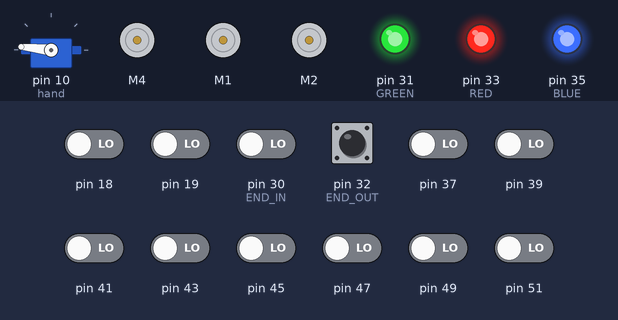
Bench run of a sketch on a simulated Arduino Mega 2560, built with avr-gcc and run on an emulated ATmega2560. Parts: servo, 3 × DC motor (green arrow = forward, orange = backward, longer = faster), output pins drawn as LEDs (lit = HIGH). The inputs (shaded band) are chosen by the test bench; at power-on: pin 32 (END_OUT) HIGH, pin 18, pin 19, pin 30 (END_IN), pin 37, pin 39, pin 41, pin 43, pin 45, pin 47, pin 49, pin 51 LOW.

Above: at 17.3 s.
17.4 s: pin 30 (END_IN) driven HIGH
At 17.9 s:
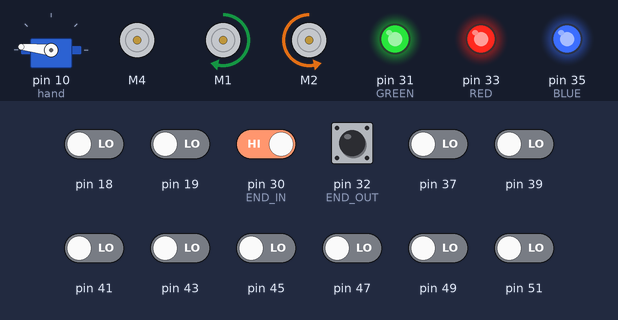
18.9 s: pin 37 driven HIGH
At 19.9 s:
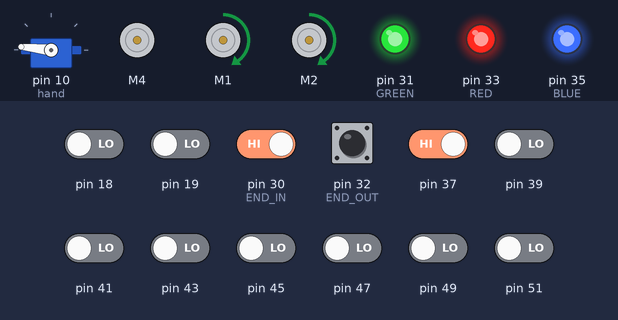
Timing chart, 0 to 21.9 s (numbered marks = the images above; inputs shaded):
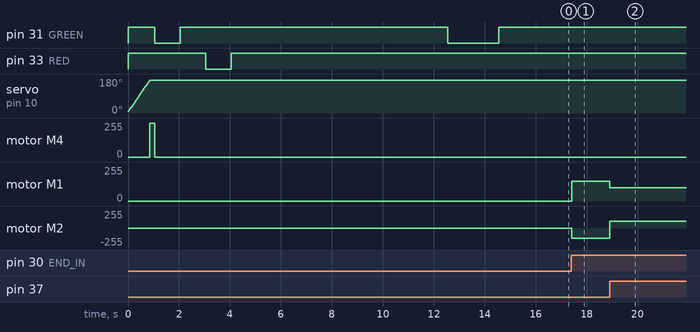

Measured:
- after the input at 17.4 s, motor M1: stopped → forward 150/255 at once; motor M2: stopped → backward 150/255 at once
- after the input at 18.9 s, motor M1: forward 150/255 → forward 100/255 at once; motor M2: backward 150/255 → forward 100/255 at once

The sketch:

Robofest2020cop.ino
```cpp
/*программа на заряд 8.2v

*/
#include <QTRSensors.h>
#include <AFMotor.h>
#include <Wire.h>
#include "Adafruit_TCS34725.h"
#include <TimerThree.h>
#include <Servo.h>

Adafruit_TCS34725 tcs = Adafruit_TCS34725(TCS34725_INTEGRATIONTIME_50MS, TCS34725_GAIN_4X);
Servo hand;
#define END_IN 30
#define END_OUT 32
#define NUM_SENSORS 8
#define gray 400 //400
#define RED 33
#define GREEN 31
#define BLUE 35
#define CLOSE 7//7
#define OPEN 175
#define TIMEOUT 2500 // waits for 2500 microseconds for sensor outputs to go low
#define EMITTER_PIN 15 // emitter is controlled by digital pin 2
enum TypeCube {
  BIG_WHITE, //большой белый
  BIG_BLACK,//большой черный
  SMALL_WHITE,//маленький белый
  SMALL_BLACK,//маленький черный
  SMALL,
};

enum mode {FAST, SLOW};
enum direction {OUT, IN};
unsigned long rightCount = 0, leftCount = 0;

float error_old = 0, It_old = 0, speedDC = 100, maxSpeed = 150, error = 0;
float Kp = 80;
float Ki = 0.005;
float Kd = 600;
float slow = 1.2;
AF_DCMotor motorRight(1);
AF_DCMotor motorLeft(2);
AF_DCMotor balka(4);
QTRSensorsRC qtrrc((unsigned char[]) {
  37, 39, 41, 43, 45, 47, 49, 51
},
NUM_SENSORS, TIMEOUT, EMITTER_PIN);
unsigned int sensorValues[NUM_SENSORS];
TypeCube cubes[10];
int x = 0;
int y = 0;

boolean stopCross = false;
boolean stopCube = false;

void preSetup();

void setup() {

  preSetup();
  /*while(1){
    getTypeCube();
    //delay(1000);
    }*/

  balkaMove(OUT);
  kalibrovka();
  while (!digitalRead(END_IN)) {
    ;
  }

  //goOutStart();

  lineDetectLeft();
  //method1(BIG_WHITE);
  //  for (int i = 0; i < 10; ++i) {
  //    goToCubeLeft();
  //    stopLeft(SLOW);
  //    goDistLineLeft(10);
  //    while (getCubeLeft()) {
  //      lineDetectLeft();
  //    }
  //    stopLeft(FAST);
  //    getTypeCube();
  //    delay(1000);
  //    goDistLineLeft(20);
  //  }
  // method2(BIG_WHITE); //возит по два цвета
  //method2(BIG_BLACK);
}


void loop() {
  ;
}

TypeCube getTypeCube() {
  uint16_t clear, red, green, blue;
  delay(100);
  tcs.getRawData(&red, &green, &blue, &clear);
  //  Serial2.print("c1=");
  //  Serial2.print(clear);

  uint16_t clear_new, red_new, green_new, blue_new;

  for (int i = 0; i < 4; i++) {
    tcs.getRawData(&red_new, &green_new, &blue_new, &clear_new);
    clear = 0.5 * clear + 0.5 * clear_new;
    red = 0.5 * red + 0.5 * red_new;
    green = 0.5 * green + 0.5 * green_new;
    blue = 0.5 * blue + 0.5 * blue_new;
  }
  Serial.print("  c2=");
  Serial.println(clear);
  if (clear < 250) {
    //blink(RED, 100);
    return SMALL_BLACK;
  }
  if (clear < 900) {
    blink(GREEN, 1000);
    return BIG_BLACK;
  }
  if (clear < 2000) {
    blink(RED, 1000);
    return SMALL_WHITE;
  }

  blink(BLUE, 1000);
  return BIG_WHITE;

}

void goOutStart() {
  handClose();
  delay(1000);
  goDistLeft(100);
  delay(500);
  goToCrossLeft();
  delay(500);
  goDistLineLeft(90);
  stopLeft(FAST);
  delay(500);
  turn(90);
  goDistLineLeft(90);
  stopLeft(FAST);
}

void handClose() {
  for (int i = OPEN; i > CLOSE; i--) {
    hand.write(i);
    delay(2);
  }
  delay(80);
  //hand.detach();
}

void preSetup() {
  pinMode(END_IN, INPUT);
  pinMode(END_OUT, INPUT);
  pinMode(RED, OUTPUT);
  pinMode(GREEN, OUTPUT);
  pinMode(BLUE, OUTPUT);
  digitalWrite(RED, 1);
  digitalWrite(GREEN, 1);
  digitalWrite(BLUE, 1);


  attachInterrupt(4, rightMotor, CHANGE);
  attachInterrupt(5, leftMotor, CHANGE);
  Serial.begin(9600);
  Serial2.begin(9600);
  tcs.begin();
  hand.attach(10);
  handOpen();
}

void takeFirst() {
  handOpen();
  balkaMove(IN);
  handClose();
  balkaMove(OUT);
}

void pop() {
  balkaMove(IN);
  handOpen();
  balkaMove(OUT);
}

void method1(TypeCube type) {
  int count = 0;
  stopCross = false;
  stopCube = false;
  while (!stopCross) {
    stopCross = false;
    stopCube = false;
    speedDC = 150;
    lineDetectLeft();
    goToCrossCubeLeft();
    if (stopCube) {
      stopLeft(SLOW);
      goDistLineLeft(10);
      while (getCubeLeft()) {
        lineDetectLeft();
      }
      stopLeft(FAST);
      if (getTypeCube() == type) {
        count++;
        if (count == 1) {
          takeFirst();
          goDistLineLeft(20);
          stopCube = false;
        } else {
          takeFirst();
          maxSpeed = 255;
          goToCrossLeft();
          goDistLineLeft(90);
          turn(-120);
          delay(1000);
          goToCrossLeft();
          turn(-90);
          delay(1000);
          pop();
          delay(1000);
          turn(-90);
          delay(1000);
          goToCrossLeft();
          goDistLineLeft(90);
          turn(-130);
          delay(1000);
          maxSpeed = 120;
          goDistLineLeft(90);
          handClose();
          stopCross = false;
          stopCube = false;
          count = 0;
        }
      } else {
        goDistLineLeft(90);
      }
    } else {
      if (count > 0) {
        goDistLineLeft(90);
        turn(-120);
        delay(1000);
        goToCrossLeft();
        turn(-90);
        delay(1000);
        pop();
        delay(1000);
        turn(-90);
        delay(1000);
        goToCrossLeft();
        goDistLineLeft(90);
        turn(-130);
        delay(1000);
        maxSpeed = 120;
        goDistLineLeft(90);
        handClose();
      }
      stopCross = true;
      stopCube = true;
    }
  }
}
void rightMotor()
{
  rightCount++;
}

void leftMotor()
{
  leftCount++;
}

void zeroMotor() {
  rightCount = 0;
  leftCount = 0;
}

void handOpen() {
  for (int i = CLOSE; i < OPEN; i++) {
    hand.write(i);
    delay(5);
  }
  // delay(50);
}

void balkaMove(direction d) {
  switch (d) {
    case OUT:
      balka.run(FORWARD);
      balka.setSpeed(255);
      while (!digitalRead(END_OUT)) {
        ;
      }
      break;
    case IN:
      balka.run(BACKWARD);
      balka.setSpeed(255);
      while (!digitalRead(END_IN)) {
        ;
      }
      break;
  }
  delay(200);
  balka.run(RELEASE);
}

void testStart() {

  // test();

  //testPidLeft();
  //testLed();
  //  while (1) {
  //    lineDetectLeft();
  //  }
  //goToCrossCubeLeft();
  //testColorSensor();
  // test();
  // motorTest();
}

void lineDetectLeft() {

  float du = pidLeft();
  //  speedDC = speedDC - 0.01 * abs(du);
  //  if (speedDC < 90) speedDC = 90;
  //  if (speedDC < maxSpeed) speedDC = speedDC + 1.2;

  double v1 = speedDC - du;
  double v2 = speedDC + du;
  if (v1 < 10) v1 = 10;
  if (v2 < 10) v2 = 10;
  if (v1 > maxSpeed) v1 = maxSpeed;
  if (v2 > maxSpeed) v2 = maxSpeed;
  motorRight.run(FORWARD);
  motorLeft.run(FORWARD);
  motorRight.setSpeed(v1);
  motorLeft.setSpeed(v2);
}

float pidLeft() {
  float Pt = 0, It = 0, Dt = 0;
  boolean flag = true;
  error = qtrrc.readLine(sensorValues) / 1000.0 - 3.5;
  while ((sensorValues[0] < gray && sensorValues[1] < gray && sensorValues[2] < gray && sensorValues[3] < gray && sensorValues[4] < gray && sensorValues[5] < gray && sensorValues[6] < gray && sensorValues[7] < gray)) {
    if (error_old > 0) {
      motorRight.run(BACKWARD);
      motorLeft.run(FORWARD);
      motorLeft.setSpeed(150);
      motorRight.setSpeed(150);
    }
    else {
      motorRight.run(FORWARD);
      motorLeft.run(BACKWARD);
      motorLeft.setSpeed(150);
      motorRight.setSpeed(150);
    }
    error = qtrrc.readLine(sensorValues);

    It_old = 0;
    flag = false;
  }
  motorRight.run(FORWARD);
  motorLeft.run(FORWARD);
  Pt = Kp * error;
  It = It_old + Ki * error;
  if (It > 100) {
    It = 100;
  }
  if (It < -100) {
    It = -100;
  }
  It_old = It;
  Dt = Kd * (error - error_old);
  error_old = error;
  return Pt + It + Dt;
}
void blink(byte pin,  int t) {
  ledTurn(pin, 0);
  delay(t);
  ledTurn(pin, 1);
  delay(t);
}

void testLed() {
  while (1) {
    ledTurn(RED, LOW);
    delay(1000);
    ledTurn(RED, HIGH);
    delay(1000);

    ledTurn(GREEN, LOW);
    delay(1000);
    ledTurn(GREEN, HIGH);
    delay(1000);

    ledTurn(BLUE, LOW);
    delay(1000);
    ledTurn(BLUE, HIGH);
    delay(1000);
  }
}
void ledTurn(byte pin, boolean value) {
  digitalWrite(pin, value);
}
void kalibrovka() {
  blink(GREEN, 1000);
  blink(RED, 1000);
  for (int i = 0; i < 300; i++) // make the calibration take about 10 seconds
  {
    qtrrc.calibrate(); // reads all sensors 10 times at 2500 us per read (i.e. ~25 ms per call)
  }
  blink(GREEN, 2000);

}

void goToCrossCubeLeft() {
  stopCube = false;
  stopCross = false;
  lineDetectLeft();
  lineDetectLeft();
  lineDetectLeft();

  while (!stopCube && !stopCross) {
    lineDetectLeft();
    stopCross = getCrossLeft();
    stopCube = getCubeLeft();
  }
  stopLeft(FAST);
}


void goToCrossLeft() {
  lineDetectLeft();
  lineDetectLeft();
  stopCross = false;
  while (!stopCross) {
    lineDetectLeft();
    stopCross = getCrossLeft();
    // stopCube = getCubeLeft();
  }

  stopLeft(FAST);
  motorRight.run(RELEASE);
  motorLeft.run(RELEASE);
}


void goToCubeLeft() {
  lineDetectLeft();
  lineDetectLeft();
  stopCube = false;
  while (!stopCube) {
    lineDetectLeft();
    stopCross = getCrossLeft();
    stopCube = getCubeLeft();
  }
}


boolean getCrossLeft() {
  qtrrc.readCalibrated(sensorValues);
  int s = 0;
  for (int i = 0; i < 8; i++) {
    s += sensorValues[i];
  }
  if (s > 7500) return true;
  else return false;
}

boolean getCubeLeft() {

  x = 0.5 * x + 0.5 * analogRead(A15);
  return  x > 80;
}

void stopLeft(mode m) {
  if (m == SLOW) {
    motorRight.setSpeed( speedDC / 3);
    motorLeft.setSpeed( speedDC / 3);
    for (int i = speedDC / 3; i > 0; i--) {
      motorRight.setSpeed(i);
      motorLeft.setSpeed(i);
      delay(2);
    }
    motorRight.run(RELEASE);
    motorLeft.run(RELEASE);
    motorRight.run(BACKWARD);
    motorLeft.run(BACKWARD);
    motorRight.setSpeed(150);
    motorLeft.setSpeed(150);
    delay(10);
    motorRight.run(RELEASE);
    motorLeft.run(RELEASE);
  } else {
    motorRight.run(RELEASE);
    motorLeft.run(RELEASE);
    motorRight.run(BACKWARD);
    motorLeft.run(BACKWARD);
    motorRight.setSpeed(100);
    motorLeft.setSpeed(100);
    delay(30);
    motorRight.run(RELEASE);
    motorLeft.run(RELEASE);
  }
}


void turn(float alfa) {
  leftCount = 0;
  rightCount = 0;

  if (alfa > 0) {
    motorRight.run(FORWARD);
    motorLeft.run(BACKWARD);
  } else {
    motorRight.run(BACKWARD);
    motorLeft.run(FORWARD);
  }
  double v = 0; double t = 0;
  //  double k =  atan((130.0 - 60.0) / (alfa * 5.1 * 0.5));
  while ((leftCount < abs(alfa) * 7.3) && (rightCount < abs(alfa) * 7.3)) {
    //    if ((rightCount + leftCount) / 2.0 < alfa * 5.1 / 2.0) {
    //      v = 60 + ((rightCount + leftCount) / 2) * k;
    //    } else {
    //      v = 200 - ((rightCount + leftCount) / 2) * k;
    //    }
    //    if (v < 70)v = 70;
    //    if (v > 160)v = 160;

    motorRight.setSpeed(50);
    motorLeft.setSpeed(50);
  }

  if (alfa > 0) {
    motorRight.run(BACKWARD);
    motorLeft.run(FORWARD);
    motorRight.setSpeed(150);
    motorLeft.setSpeed(150);
    delay(30);
    motorRight.setSpeed(0);
    motorLeft.setSpeed(0);
  } else {
    motorRight.run(FORWARD);
    motorLeft.run(BACKWARD);
    motorRight.setSpeed(150);
    motorLeft.setSpeed(150);
    delay(30);
    motorRight.setSpeed(0);
    motorLeft.setSpeed(0);
  }


  motorRight.run(RELEASE);
  motorLeft.run(RELEASE);
  leftCount = 0;
  rightCount = 0;

  motorRight.setSpeed(0);
  motorLeft.setSpeed(0);
  motorRight.run(FORWARD);
  motorLeft.run(FORWARD);
}

void goDistLeft(int s) {

  leftCount = 0;
  rightCount = 0;

  if (s > 0) {
    motorRight.run(FORWARD);
    motorLeft.run(FORWARD);
  } else {
    motorRight.run(BACKWARD);
    motorLeft.run(BACKWARD);
  }
  double v = 0; double t = 0;
  s = abs(s);
  //  double k =  atan((130.0 - 60.0) / (alfa * 5.1 * 0.5));
  while ((leftCount < s * 8.8) && (rightCount < s * 8.8)) {
    //    if ((rightCount + leftCount) / 2.0 < alfa * 5.1 / 2.0) {
    //      v = 60 + ((rightCount + leftCount) / 2) * k;
    //    } else {
    //      v = 200 - ((rightCount + leftCount) / 2) * k;
    //    }
    //    if (v < 70)v = 70;
    //    if (v > 160)v = 160;
    motorRight.setSpeed(50);
    motorLeft.setSpeed(50);
  }

  if (s > 0) {
    motorRight.run(BACKWARD);
    motorLeft.run(BACKWARD);
    motorRight.setSpeed(150);
    motorLeft.setSpeed(150);
    delay(30);
    motorRight.setSpeed(0);
    motorLeft.setSpeed(0);
  } else {
    motorRight.run(FORWARD);
    motorLeft.run(FORWARD);
    motorRight.setSpeed(150);
    motorLeft.setSpeed(150);
    delay(30);
    motorRight.setSpeed(0);
    motorLeft.setSpeed(0);
  }


  motorRight.run(RELEASE);
  motorLeft.run(RELEASE);
  leftCount = 0;
  rightCount = 0;

  motorRight.setSpeed(0);
  motorLeft.setSpeed(0);
  motorRight.run(FORWARD);
  motorLeft.run(FORWARD);


}


void goDistLineLeft(int s) {

  leftCount = 0;
  rightCount = 0;

  double v = 0; double t = 0;
  s = abs(s);
  //  double k =  atan((130.0 - 60.0) / (alfa * 5.1 * 0.5));
  while ((leftCount < s * 8.8) && (rightCount < s * 8.8)) {
    //    if ((rightCount + leftCount) / 2.0 < alfa * 5.1 / 2.0) {
    //      v = 60 + ((rightCount + leftCount) / 2) * k;
    //    } else {
    //      v = 200 - ((rightCount + leftCount) / 2) * k;
    //    }
    //    if (v < 70)v = 70;
    //    if (v > 160)v = 160;
    lineDetectLeft();
  }
}
```
